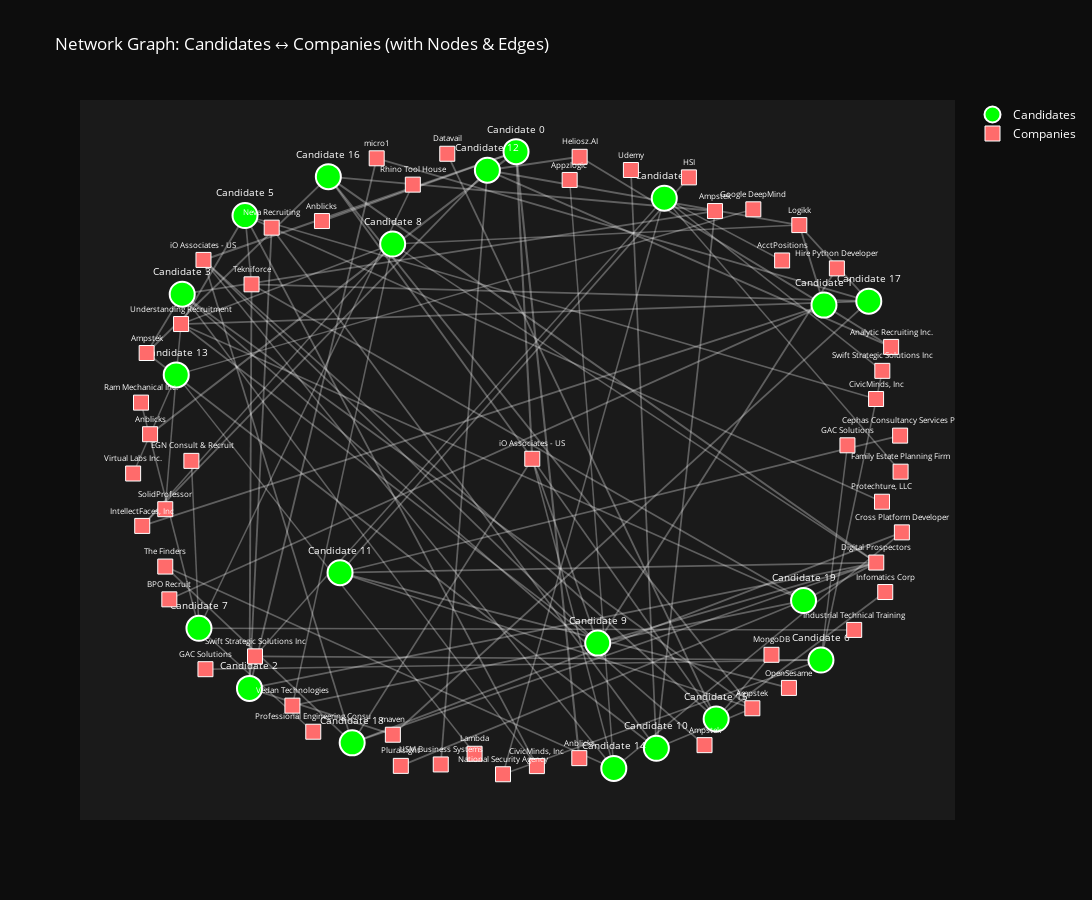

Notebook code cell kept with this figure:
### Markdown cell above
## 🎉 COMPLETE!

### ✅ What you have:

1. **Enriched companies** with job posting data (requirements, skills needed)
2. **Aligned text representations** (both use "skills language")
3. **Vectors in same space** ℝ³⁸⁴
4. **Cosine similarity matching**
5. **Vector space visualization**
6. **Exported results**

### 🚀 Next steps:

1. **Train LLM on patterns:** "Company in industry X historically needs skills Y"
2. **Predict for companies without postings:** Use learned patterns
3. **Add weights:** Let users tune dimension importance
4. **Build UI:** Interactive matching interface
5. **LLM explanations:** Why these matches make sense

### 💡 Key insight achieved:

**Postings bridge the gap!** They translate "what companies are" into "what companies need" - the same language candidates speak!

---

### Code cell
# ============================================================================
# NETWORK GRAPH WITH NODES & EDGES (usando networkx + plotly)
# ============================================================================

import networkx as nx
import plotly.graph_objects as go

print("🕸️  Creating NETWORK GRAPH with nodes and edges...\n")

# ----------------------------------------------------------------------------
# STEP 1: Create NetworkX graph
# ----------------------------------------------------------------------------

G = nx.Graph()

# Sample for visualization
n_cand_sample = min(20, len(candidates))  # 20 candidates
top_k_per_cand = 5  # Top 5 matches each

print(f"📊 Building network:")
print(f"   • {n_cand_sample} candidate nodes")
print(f"   • {top_k_per_cand} companies per candidate")

# Add candidate nodes
for i in range(n_cand_sample):
    G.add_node(
        f"C{i}",
        node_type='candidate',
        label=f"Candidate {i}"
    )

# Add company nodes and edges
companies_in_graph = set()

for i in range(n_cand_sample):
    matches = find_top_matches(i, top_k=top_k_per_cand)

    for comp_idx, score in matches:
        comp_id = f"J{comp_idx}"

        # Add company node if not exists
        if comp_id not in companies_in_graph:
            company_name = companies_full.iloc[comp_idx].get('name', 'N/A')[:30]
            G.add_node(
                comp_id,
                node_type='company',
                label=company_name
            )
            companies_in_graph.add(comp_id)

        # Add edge (connection!)
        G.add_edge(
            f"C{i}",
            comp_id,
            weight=float(score)
        )

print(f"\n✅ Network created!")
print(f"   • Nodes: {G.number_of_nodes()}")
print(f"   • Edges: {G.number_of_edges()}")

# ----------------------------------------------------------------------------
# STEP 2: Calculate layout (positions using spring layout)
# ----------------------------------------------------------------------------

print(f"\n🔄 Calculating network layout...")

# Use spring layout (force-directed)
pos = nx.spring_layout(
    G,
    k=2,  # Optimal distance between nodes
    iterations=50,
    seed=42
)

print(f"✅ Layout calculated!\n")

# ----------------------------------------------------------------------------
# STEP 3: Create Plotly visualization with nodes and edges
# ----------------------------------------------------------------------------

# Prepare edge traces
edge_trace = []

for edge in G.edges(data=True):
    x0, y0 = pos[edge[0]]
    x1, y1 = pos[edge[1]]
    weight = edge[2]['weight']

    edge_trace.append(
        go.Scatter(
            x=[x0, x1, None],
            y=[y0, y1, None],
            mode='lines',
            line=dict(
                width=weight * 3,  # Thicker = higher similarity
                color='rgba(255, 255, 255, 0.3)'
            ),
            hoverinfo='none',
            showlegend=False
        )
    )

# Prepare node traces (separate for candidates and companies)
candidate_nodes = [n for n, d in G.nodes(data=True) if d['node_type'] == 'candidate']
company_nodes = [n for n, d in G.nodes(data=True) if d['node_type'] == 'company']

# Candidate nodes
cand_x = [pos[node][0] for node in candidate_nodes]
cand_y = [pos[node][1] for node in candidate_nodes]
cand_labels = [G.nodes[node]['label'] for node in candidate_nodes]

candidate_trace = go.Scatter(
    x=cand_x,
    y=cand_y,
    mode='markers+text',
    name='Candidates',
    marker=dict(
        size=25,
        color='#00ff00',
        line=dict(width=2, color='white'),
        symbol='circle'
    ),
    text=cand_labels,
    textposition='top center',
    textfont=dict(size=10, color='white'),
    hovertemplate='<b>%{text}</b><extra></extra>'
)

# Company nodes
comp_x = [pos[node][0] for node in company_nodes]
comp_y = [pos[node][1] for node in company_nodes]
comp_labels = [G.nodes[node]['label'] for node in company_nodes]

company_trace = go.Scatter(
    x=comp_x,
    y=comp_y,
    mode='markers+text',
    name='Companies',
    marker=dict(
        size=15,
        color='#ff6b6b',
        line=dict(width=1, color='white'),
        symbol='square'
    ),
    text=comp_labels,
    textposition='top center',
    textfont=dict(size=8, color='white'),
    hovertemplate='<b>%{text}</b><extra></extra>'
)

# ----------------------------------------------------------------------------
# STEP 4: Create figure
# ----------------------------------------------------------------------------

fig = go.Figure(data=edge_trace + [candidate_trace, company_trace])

fig.update_layout(
    title='Network Graph: Candidates ↔ Companies (with Nodes & Edges)',
    showlegend=True,
    hovermode='closest',
    width=1400,
    height=900,
    plot_bgcolor='#1a1a1a',
    paper_bgcolor='#0d0d0d',
    font=dict(color='white'),
    xaxis=dict(showgrid=False, zeroline=False, showticklabels=False),
    yaxis=dict(showgrid=False, zeroline=False, showticklabels=False)
)

fig.show()

print("✅ NETWORK GRAPH WITH NODES CREATED!")
print("\n💡 Legend:")
print("   🟢 Green circles = Candidates")
print("   🔴 Red squares = Companies")
print("   ━━━ Lines = Matching connections")
print("   Thicker lines = Stronger match\n")

### Figure 1 — Plotly figure (JSON) as saved in the notebook; plotly's stock layout.template omitted (floating-point values rounded to 4 significant figures)
{"data": [{"hoverinfo": "none", "line": {"color": "rgba(255, 255, 255, 0.3)", "width": 2.108}, "mode": "lines", "showlegend": false, "type": "scatter", "x": [-0.008228, -0.9561, null], "y": [0.9966, 0.09304, null]}, {"hoverinfo": "none", "line": {"color": "rgba(255, 255, 255, 0.3)", "width": 2.108}, "mode": "lines", "showlegend": false, "type": "scatter", "x": [-0.008228, -0.8178, null], "y": [0.9966, 0.6504, null]}, {"hoverinfo": "none", "line": {"color": "rgba(255, 255, 255, 0.3)", "width": 2.108}, "mode": "lines", "showlegend": false, "type": "scatter", "x": [-0.008228, -0.5109, null], "y": [0.9966, 0.7747, null]}, {"hoverinfo": "none", "line": {"color": "rgba(255, 255, 255, 0.3)", "width": 2.106}, "mode": "lines", "showlegend": false, "type": "scatter", "x": [-0.008228, 0.03386, null], "y": [0.9966, 0.01458, null]}, {"hoverinfo": "none", "line": {"color": "rgba(255, 255, 255, 0.3)", "width": 2.103}, "mode": "lines", "showlegend": false, "type": "scatter", "x": [-0.008228, 0.1557, null], "y": [0.9966, -0.9426, null]}, {"hoverinfo": "none", "line": {"color": "rgba(255, 255, 255, 0.3)", "width": 1.861}, "mode": "lines", "showlegend": false, "type": "scatter", "x": [0.7894, 0.9633, null], "y": [0.5059, 0.3722, null]}, {"hoverinfo": "none", "line": {"color": "rgba(255, 255, 255, 0.3)", "width": 1.861}, "mode": "lines", "showlegend": false, "type": "scatter", "x": [0.7894, 0.7255, null], "y": [0.5059, 0.7617, null]}, {"hoverinfo": "none", "line": {"color": "rgba(255, 255, 255, 0.3)", "width": 1.768}, "mode": "lines", "showlegend": false, "type": "scatter", "x": [0.7894, 0.1566, null], "y": [0.5059, 0.9801, null]}, {"hoverinfo": "none", "line": {"color": "rgba(255, 255, 255, 0.3)", "width": 1.73}, "mode": "lines", "showlegend": false, "type": "scatter", "x": [0.7894, -0.9062, null], "y": [0.5059, -0.4348, null]}, {"hoverinfo": "none", "line": {"color": "rgba(255, 255, 255, 0.3)", "width": 1.727}, "mode": "lines", "showlegend": false, "type": "scatter", "x": [0.7894, -0.9764, null], "y": [0.5059, -0.2001, null]}, {"hoverinfo": "none", "line": {"color": "rgba(255, 255, 255, 0.3)", "width": 1.856}, "mode": "lines", "showlegend": false, "type": "scatter", "x": [-0.6987, -0.3273, null], "y": [-0.7197, -0.8677, null]}, {"hoverinfo": "none", "line": {"color": "rgba(255, 255, 255, 0.3)", "width": 1.852}, "mode": "lines", "showlegend": false, "type": "scatter", "x": [-0.6987, 0.9249, null], "y": [-0.7197, -0.3172, null]}, {"hoverinfo": "none", "line": {"color": "rgba(255, 255, 255, 0.3)", "width": 1.838}, "mode": "lines", "showlegend": false, "type": "scatter", "x": [-0.6987, -0.6933, null], "y": [-0.7197, 0.5723, null]}, {"hoverinfo": "none", "line": {"color": "rgba(255, 255, 255, 0.3)", "width": 1.825}, "mode": "lines", "showlegend": false, "type": "scatter", "x": [-0.6987, -0.6411, null], "y": [-0.7197, 0.7536, null]}, {"hoverinfo": "none", "line": {"color": "rgba(255, 255, 255, 0.3)", "width": 1.801}, "mode": "lines", "showlegend": false, "type": "scatter", "x": [-0.6987, -0.3691, null], "y": [-0.7197, 0.9753, null]}, {"hoverinfo": "none", "line": {"color": "rgba(255, 255, 255, 0.3)", "width": 1.766}, "mode": "lines", "showlegend": false, "type": "scatter", "x": [-0.8728, 0.6039, null], "y": [0.5408, -0.7831, null]}, {"hoverinfo": "none", "line": {"color": "rgba(255, 255, 255, 0.3)", "width": 1.766}, "mode": "lines", "showlegend": false, "type": "scatter", "x": [-0.8728, -0.9649, null], "y": [0.5408, 0.3527, null]}, {"hoverinfo": "none", "line": {"color": "rgba(255, 255, 255, 0.3)", "width": 1.766}, "mode": "lines", "showlegend": false, "type": "scatter", "x": [-0.8728, 0.5071, null], "y": [0.5408, 0.8067, null]}, {"hoverinfo": "none", "line": {"color": "rgba(255, 255, 255, 0.3)", "width": 1.766}, "mode": "lines", "showlegend": false, "type": "scatter", "x": [-0.8728, 0.48, null], "y": [0.5408, -0.901, null]}, {"hoverinfo": "none", "line": {"color": "rgba(255, 255, 255, 0.3)", "width": 1.603}, "mode": "lines", "showlegend": false, "type": "scatter", "x": [-0.8728, 0.04583, null], "y": [0.5408, -0.9681, null]}, {"hoverinfo": "none", "line": {"color": "rgba(255, 255, 255, 0.3)", "width": 1.546}, "mode": "lines", "showlegend": false, "type": "scatter", "x": [0.3757, 0.9405, null], "y": [0.8478, 0.2957, null]}, {"hoverinfo": "none", "line": {"color": "rgba(255, 255, 255, 0.3)", "width": 1.545}, "mode": "lines", "showlegend": false, "type": "scatter", "x": [0.3757, -0.04198, null], "y": [0.8478, -0.9941, null]}, {"hoverinfo": "none", "line": {"color": "rgba(255, 255, 255, 0.3)", "width": 1.541}, "mode": "lines", "showlegend": false, "type": "scatter", "x": [0.3757, -0.6843, null], "y": [0.8478, -0.6171, null]}, {"hoverinfo": "none", "line": {"color": "rgba(255, 255, 255, 0.3)", "width": 1.517}, "mode": "lines", "showlegend": false, "type": "scatter", "x": [0.3757, 0.681, null], "y": [0.8478, 0.6486, null]}, {"hoverinfo": "none", "line": {"color": "rgba(255, 255, 255, 0.3)", "width": 1.484}, "mode": "lines", "showlegend": false, "type": "scatter", "x": [0.3757, 0.9878, null], "y": [0.8478, -0.02665, null]}, {"hoverinfo": "none", "line": {"color": "rgba(255, 255, 255, 0.3)", "width": 1.871}, "mode": "lines", "showlegend": false, "type": "scatter", "x": [-0.7102, -0.8759, null], "y": [0.7924, 0.4454, null]}, {"hoverinfo": "none", "line": {"color": "rgba(255, 255, 255, 0.3)", "width": 1.771}, "mode": "lines", "showlegend": false, "type": "scatter", "x": [-0.7102, 0.04583, null], "y": [0.7924, -0.9681, null]}, {"hoverinfo": "none", "line": {"color": "rgba(255, 255, 255, 0.3)", "width": 1.768}, "mode": "lines", "showlegend": false, "type": "scatter", "x": [-0.7102, 0.9243, null], "y": [0.7924, 0.2057, null]}, {"hoverinfo": "none", "line": {"color": "rgba(255, 255, 255, 0.3)", "width": 1.762}, "mode": "lines", "showlegend": false, "type": "scatter", "x": [-0.7102, 0.9397, null], "y": [0.7924, -0.1227, null]}, {"hoverinfo": "none", "line": {"color": "rgba(255, 255, 255, 0.3)", "width": 1.701}, "mode": "lines", "showlegend": false, "type": "scatter", "x": [-0.7102, -0.6933, null], "y": [0.7924, 0.5723, null]}, {"hoverinfo": "none", "line": {"color": "rgba(255, 255, 255, 0.3)", "width": 1.585}, "mode": "lines", "showlegend": false, "type": "scatter", "x": [0.7816, 0.9405, null], "y": [-0.6288, 0.2957, null]}, {"hoverinfo": "none", "line": {"color": "rgba(255, 255, 255, 0.3)", "width": 1.584}, "mode": "lines", "showlegend": false, "type": "scatter", "x": [0.7816, -0.6843, null], "y": [-0.6288, -0.6171, null]}, {"hoverinfo": "none", "line": {"color": "rgba(255, 255, 255, 0.3)", "width": 1.511}, "mode": "lines", "showlegend": false, "type": "scatter", "x": [0.7816, -0.04198, null], "y": [-0.6288, -0.9941, null]}, {"hoverinfo": "none", "line": {"color": "rgba(255, 255, 255, 0.3)", "width": 1.502}, "mode": "lines", "showlegend": false, "type": "scatter", "x": [0.7816, 0.8502, null], "y": [-0.6288, 0.05768, null]}, {"hoverinfo": "none", "line": {"color": "rgba(255, 255, 255, 0.3)", "width": 1.502}, "mode": "lines", "showlegend": false, "type": "scatter", "x": [0.7816, -0.8127, null], "y": [-0.6288, -0.6582, null]}, {"hoverinfo": "none", "line": {"color": "rgba(255, 255, 255, 0.3)", "width": 1.623}, "mode": "lines", "showlegend": false, "type": "scatter", "x": [-0.8294, -0.9796, null], "y": [-0.5274, 0.1941, null]}, {"hoverinfo": "none", "line": {"color": "rgba(255, 255, 255, 0.3)", "width": 1.54}, "mode": "lines", "showlegend": false, "type": "scatter", "x": [-0.8294, -0.8491, null], "y": [-0.5274, 0.007937, null]}, {"hoverinfo": "none", "line": {"color": "rgba(255, 255, 255, 0.3)", "width": 1.534}, "mode": "lines", "showlegend": false, "type": "scatter", "x": [-0.8294, 0.8677, null], "y": [-0.5274, -0.5327, null]}, {"hoverinfo": "none", "line": {"color": "rgba(255, 255, 255, 0.3)", "width": 1.533}, "mode": "lines", "showlegend": false, "type": "scatter", "x": [-0.8294, -0.2755, null], "y": [-0.5274, 0.8911, null]}, {"hoverinfo": "none", "line": {"color": "rgba(255, 255, 255, 0.3)", "width": 1.53}, "mode": "lines", "showlegend": false, "type": "scatter", "x": [-0.8294, -0.5334, null], "y": [-0.5274, -0.8581, null]}, {"hoverinfo": "none", "line": {"color": "rgba(255, 255, 255, 0.3)", "width": 1.569}, "mode": "lines", "showlegend": false, "type": "scatter", "x": [-0.3278, -0.5874, null], "y": [0.7011, -0.7747, null]}, {"hoverinfo": "none", "line": {"color": "rgba(255, 255, 255, 0.3)", "width": 1.563}, "mode": "lines", "showlegend": false, "type": "scatter", "x": [-0.3278, 0.9249, null], "y": [0.7011, -0.3172, null]}, {"hoverinfo": "none", "line": {"color": "rgba(255, 255, 255, 0.3)", "width": 1.552}, "mode": "lines", "showlegend": false, "type": "scatter", "x": [-0.3278, 0.7255, null], "y": [0.7011, 0.7617, null]}, {"hoverinfo": "none", "line": {"color": "rgba(255, 255, 255, 0.3)", "width": 1.549}, "mode": "lines", "showlegend": false, "type": "scatter", "x": [-0.3278, -0.8759, null], "y": [0.7011, 0.4454, null]}, {"hoverinfo": "none", "line": {"color": "rgba(255, 255, 255, 0.3)", "width": 1.541}, "mode": "lines", "showlegend": false, "type": "scatter", "x": [-0.3278, -0.9764, null], "y": [0.7011, -0.2001, null]}, {"hoverinfo": "none", "line": {"color": "rgba(255, 255, 255, 0.3)", "width": 1.823}, "mode": "lines", "showlegend": false, "type": "scatter", "x": [0.2033, 0.8228, null], "y": [-0.5748, 0.6234, null]}, {"hoverinfo": "none", "line": {"color": "rgba(255, 255, 255, 0.3)", "width": 1.756}, "mode": "lines", "showlegend": false, "type": "scatter", "x": [0.2033, 0.9249, null], "y": [-0.5748, -0.3172, null]}, {"hoverinfo": "none", "line": {"color": "rgba(255, 255, 255, 0.3)", "width": 1.709}, "mode": "lines", "showlegend": false, "type": "scatter", "x": [0.2033, 0.03386, null], "y": [-0.5748, 0.01458, null]}, {"hoverinfo": "none", "line": {"color": "rgba(255, 255, 255, 0.3)", "width": 1.707}, "mode": "lines", "showlegend": false, "type": "scatter", "x": [0.2033, -0.8178, null], "y": [-0.5748, 0.6504, null]}, {"hoverinfo": "none", "line": {"color": "rgba(255, 255, 255, 0.3)", "width": 1.697}, "mode": "lines", "showlegend": false, "type": "scatter", "x": [0.2033, -0.8759, null], "y": [-0.5748, 0.4454, null]}, {"hoverinfo": "none", "line": {"color": "rgba(255, 255, 255, 0.3)", "width": 1.758}, "mode": "lines", "showlegend": false, "type": "scatter", "x": [0.3553, -0.6411, null], "y": [-0.9111, 0.7536, null]}, {"hoverinfo": "none", "line": {"color": "rgba(255, 255, 255, 0.3)", "width": 1.758}, "mode": "lines", "showlegend": false, "type": "scatter", "x": [0.3553, 0.2893, null], "y": [-0.9111, 0.9379, null]}, {"hoverinfo": "none", "line": {"color": "rgba(255, 255, 255, 0.3)", "width": 1.731}, "mode": "lines", "showlegend": false, "type": "scatter", "x": [0.3553, 0.6039, null], "y": [-0.9111, -0.7831, null]}, {"hoverinfo": "none", "line": {"color": "rgba(255, 255, 255, 0.3)", "width": 1.731}, "mode": "lines", "showlegend": false, "type": "scatter", "x": [0.3553, -0.9649, null], "y": [-0.9111, 0.3527, null]}, {"hoverinfo": "none", "line": {"color": "rgba(255, 255, 255, 0.3)", "width": 1.731}, "mode": "lines", "showlegend": false, "type": "scatter", "x": [0.3553, 0.5071, null], "y": [-0.9111, 0.8067, null]}, {"hoverinfo": "none", "line": {"color": "rgba(255, 255, 255, 0.3)", "width": 1.78}, "mode": "lines", "showlegend": false, "type": "scatter", "x": [-0.464, 0.9249, null], "y": [-0.3497, -0.3172, null]}, {"hoverinfo": "none", "line": {"color": "rgba(255, 255, 255, 0.3)", "width": 1.745}, "mode": "lines", "showlegend": false, "type": "scatter", "x": [-0.464, 0.6986, null], "y": [-0.3497, -0.7181, null]}, {"hoverinfo": "none", "line": {"color": "rgba(255, 255, 255, 0.3)", "width": 1.693}, "mode": "lines", "showlegend": false, "type": "scatter", "x": [-0.464, 0.9866, null], "y": [-0.3497, 0.08864, null]}, {"hoverinfo": "none", "line": {"color": "rgba(255, 255, 255, 0.3)", "width": 1.676}, "mode": "lines", "showlegend": false, "type": "scatter", "x": [-0.464, 0.4396, null], "y": [-0.3497, 0.9143, null]}, {"hoverinfo": "none", "line": {"color": "rgba(255, 255, 255, 0.3)", "width": 1.66}, "mode": "lines", "showlegend": false, "type": "scatter", "x": [-0.464, 0.6039, null], "y": [-0.3497, -0.7831, null]}, {"hoverinfo": "none", "line": {"color": "rgba(255, 255, 255, 0.3)", "width": 1.888}, "mode": "lines", "showlegend": false, "type": "scatter", "x": [-0.08241, 0.7255, null], "y": [0.9373, 0.7617, null]}, {"hoverinfo": "none", "line": {"color": "rgba(255, 255, 255, 0.3)", "width": 1.87}, "mode": "lines", "showlegend": false, "type": "scatter", "x": [-0.08241, 0.1566, null], "y": [0.9373, 0.9801, null]}, {"hoverinfo": "none", "line": {"color": "rgba(255, 255, 255, 0.3)", "width": 1.868}, "mode": "lines", "showlegend": false, "type": "scatter", "x": [-0.08241, 0.9633, null], "y": [0.9373, 0.3722, null]}, {"hoverinfo": "none", "line": {"color": "rgba(255, 255, 255, 0.3)", "width": 1.775}, "mode": "lines", "showlegend": false, "type": "scatter", "x": [-0.08241, -0.9764, null], "y": [0.9373, -0.2001, null]}, {"hoverinfo": "none", "line": {"color": "rgba(255, 255, 255, 0.3)", "width": 1.762}, "mode": "lines", "showlegend": false, "type": "scatter", "x": [-0.08241, -0.2031, null], "y": [0.9373, -0.9627, null]}, {"hoverinfo": "none", "line": {"color": "rgba(255, 255, 255, 0.3)", "width": 1.533}, "mode": "lines", "showlegend": false, "type": "scatter", "x": [-0.8883, -0.9168, null], "y": [0.2828, -0.1466, null]}, {"hoverinfo": "none", "line": {"color": "rgba(255, 255, 255, 0.3)", "width": 1.528}, "mode": "lines", "showlegend": false, "type": "scatter", "x": [-0.8883, -0.8759, null], "y": [0.2828, 0.4454, null]}, {"hoverinfo": "none", "line": {"color": "rgba(255, 255, 255, 0.3)", "width": 1.522}, "mode": "lines", "showlegend": false, "type": "scatter", "x": [-0.8883, 0.6064, null], "y": [0.2828, 0.8122, null]}, {"hoverinfo": "none", "line": {"color": "rgba(255, 255, 255, 0.3)", "width": 1.472}, "mode": "lines", "showlegend": false, "type": "scatter", "x": [-0.8883, -1, null], "y": [0.2828, -0.03253, null]}, {"hoverinfo": "none", "line": {"color": "rgba(255, 255, 255, 0.3)", "width": 1.468}, "mode": "lines", "showlegend": false, "type": "scatter", "x": [-0.8883, -0.1156, null], "y": [0.2828, -0.9285, null]}, {"hoverinfo": "none", "line": {"color": "rgba(255, 255, 255, 0.3)", "width": 1.635}, "mode": "lines", "showlegend": false, "type": "scatter", "x": [0.245, -0.9168, null], "y": [-0.9753, -0.3301, null]}, {"hoverinfo": "none", "line": {"color": "rgba(255, 255, 255, 0.3)", "width": 1.591}, "mode": "lines", "showlegend": false, "type": "scatter", "x": [0.245, -0.8178, null], "y": [-0.9753, 0.6504, null]}, {"hoverinfo": "none", "line": {"color": "rgba(255, 255, 255, 0.3)", "width": 1.588}, "mode": "lines", "showlegend": false, "type": "scatter", "x": [0.245, 0.03386, null], "y": [-0.9753, 0.01458, null]}, {"hoverinfo": "none", "line": {"color": "rgba(255, 255, 255, 0.3)", "width": 1.578}, "mode": "lines", "showlegend": false, "type": "scatter", "x": [0.245, 0.9912, null], "y": [-0.9753, -0.2207, null]}, {"hoverinfo": "none", "line": {"color": "rgba(255, 255, 255, 0.3)", "width": 1.524}, "mode": "lines", "showlegend": false, "type": "scatter", "x": [0.245, 0.1307, null], "y": [-0.9753, 0.9061, null]}, {"hoverinfo": "none", "line": {"color": "rgba(255, 255, 255, 0.3)", "width": 1.786}, "mode": "lines", "showlegend": false, "type": "scatter", "x": [0.5101, -0.1863, null], "y": [-0.8174, 0.9898, null]}, {"hoverinfo": "none", "line": {"color": "rgba(255, 255, 255, 0.3)", "width": 1.697}, "mode": "lines", "showlegend": false, "type": "scatter", "x": [0.5101, 0.9481, null], "y": [-0.8174, -0.4114, null]}, {"hoverinfo": "none", "line": {"color": "rgba(255, 255, 255, 0.3)", "width": 1.695}, "mode": "lines", "showlegend": false, "type": "scatter", "x": [0.5101, -0.8178, null], "y": [-0.8174, 0.6504, null]}, {"hoverinfo": "none", "line": {"color": "rgba(255, 255, 255, 0.3)", "width": 1.692}, "mode": "lines", "showlegend": false, "type": "scatter", "x": [0.5101, 0.03386, null], "y": [-0.8174, 0.01458, null]}, {"hoverinfo": "none", "line": {"color": "rgba(255, 255, 255, 0.3)", "width": 1.684}, "mode": "lines", "showlegend": false, "type": "scatter", "x": [0.5101, 0.6535, null], "y": [-0.8174, -0.6121, null]}, {"hoverinfo": "none", "line": {"color": "rgba(255, 255, 255, 0.3)", "width": 1.961}, "mode": "lines", "showlegend": false, "type": "scatter", "x": [-0.4943, 0.9249, null], "y": [0.9166, -0.3172, null]}, {"hoverinfo": "none", "line": {"color": "rgba(255, 255, 255, 0.3)", "width": 1.888}, "mode": "lines", "showlegend": false, "type": "scatter", "x": [-0.4943, 0.03386, null], "y": [0.9166, 0.01458, null]}, {"hoverinfo": "none", "line": {"color": "rgba(255, 255, 255, 0.3)", "width": 1.883}, "mode": "lines", "showlegend": false, "type": "scatter", "x": [-0.4943, 0.6039, null], "y": [0.9166, -0.7831, null]}, {"hoverinfo": "none", "line": {"color": "rgba(255, 255, 255, 0.3)", "width": 1.883}, "mode": "lines", "showlegend": false, "type": "scatter", "x": [-0.4943, -0.9649, null], "y": [0.9166, 0.3527, null]}, {"hoverinfo": "none", "line": {"color": "rgba(255, 255, 255, 0.3)", "width": 1.883}, "mode": "lines", "showlegend": false, "type": "scatter", "x": [-0.4943, 0.5071, null], "y": [0.9166, 0.8067, null]}, {"hoverinfo": "none", "line": {"color": "rgba(255, 255, 255, 0.3)", "width": 1.781}, "mode": "lines", "showlegend": false, "type": "scatter", "x": [0.9055, -0.3273, null], "y": [0.5185, -0.8677, null]}, {"hoverinfo": "none", "line": {"color": "rgba(255, 255, 255, 0.3)", "width": 1.718}, "mode": "lines", "showlegend": false, "type": "scatter", "x": [0.9055, 0.7255, null], "y": [0.5185, 0.7617, null]}, {"hoverinfo": "none", "line": {"color": "rgba(255, 255, 255, 0.3)", "width": 1.708}, "mode": "lines", "showlegend": false, "type": "scatter", "x": [0.9055, -0.8759, null], "y": [0.5185, 0.4454, null]}, {"hoverinfo": "none", "line": {"color": "rgba(255, 255, 255, 0.3)", "width": 1.708}, "mode": "lines", "showlegend": false, "type": "scatter", "x": [0.9055, -0.3691, null], "y": [0.5185, 0.9753, null]}, {"hoverinfo": "none", "line": {"color": "rgba(255, 255, 255, 0.3)", "width": 1.701}, "mode": "lines", "showlegend": false, "type": "scatter", "x": [0.9055, -0.6933, null], "y": [0.5185, 0.5723, null]}, {"hoverinfo": "none", "line": {"color": "rgba(255, 255, 255, 0.3)", "width": 1.76}, "mode": "lines", "showlegend": false, "type": "scatter", "x": [-0.4326, -0.9168, null], "y": [-0.8937, -0.3301, null]}, {"hoverinfo": "none", "line": {"color": "rgba(255, 255, 255, 0.3)", "width": 1.734}, "mode": "lines", "showlegend": false, "type": "scatter", "x": [-0.4326, -0.8178, null], "y": [-0.8937, 0.6504, null]}, {"hoverinfo": "none", "line": {"color": "rgba(255, 255, 255, 0.3)", "width": 1.731}, "mode": "lines", "showlegend": false, "type": "scatter", "x": [-0.4326, 0.03386, null], "y": [-0.8937, 0.01458, null]}, {"hoverinfo": "none", "line": {"color": "rgba(255, 255, 255, 0.3)", "width": 1.685}, "mode": "lines", "showlegend": false, "type": "scatter", "x": [-0.4326, 0.9912, null], "y": [-0.8937, -0.2207, null]}, {"hoverinfo": "none", "line": {"color": "rgba(255, 255, 255, 0.3)", "width": 1.648}, "mode": "lines", "showlegend": false, "type": "scatter", "x": [-0.4326, 0.9249, null], "y": [-0.8937, -0.3172, null]}, {"hoverinfo": "none", "line": {"color": "rgba(255, 255, 255, 0.3)", "width": 1.878}, "mode": "lines", "showlegend": false, "type": "scatter", "x": [0.7365, 0.9249, null], "y": [-0.4387, -0.3172, null]}, {"hoverinfo": "none", "line": {"color": "rgba(255, 255, 255, 0.3)", "width": 1.788}, "mode": "lines", "showlegend": false, "type": "scatter", "x": [0.7365, -0.6933, null], "y": [-0.4387, 0.5723, null]}, {"hoverinfo": "none", "line": {"color": "rgba(255, 255, 255, 0.3)", "width": 1.733}, "mode": "lines", "showlegend": false, "type": "scatter", "x": [0.7365, -0.5874, null], "y": [-0.4387, -0.7747, null]}, {"hoverinfo": "none", "line": {"color": "rgba(255, 255, 255, 0.3)", "width": 1.723}, "mode": "lines", "showlegend": false, "type": "scatter", "x": [0.7365, -0.8759, null], "y": [-0.4387, 0.4454, null]}, {"hoverinfo": "none", "line": {"color": "rgba(255, 255, 255, 0.3)", "width": 1.717}, "mode": "lines", "showlegend": false, "type": "scatter", "x": [0.7365, -0.3066, null], "y": [-0.4387, -0.9673, null]}, {"hovertemplate": "<b>%{text}</b><extra></extra>", "marker": {"color": "#00ff00", "line": {"color": "white", "width": 2}, "size": 25, "symbol": "circle"}, "mode": "markers+text", "name": "Candidates", "text": ["Candidate 0", "Candidate 1", "Candidate 2", "Candidate 3", "Candidate 4", "Candidate 5", "Candidate 6", "Candidate 7", "Candidate 8", "Candidate 9", "Candidate 10", "Candidate 11", "Candidate 12", "Candidate 13", "Candidate 14", "Candidate 15", "Candidate 16", "Candidate 17", "Candidate 18", "Candidate 19"], "textfont": {"color": "white", "size": 10}, "textposition": "top center", "type": "scatter", "x": [-0.008228, 0.7894, -0.6987, -0.8728, 0.3757, -0.7102, 0.7816, -0.8294, -0.3278, 0.2033, 0.3553, -0.464, -0.08241, -0.8883, 0.245, 0.5101, -0.4943, 0.9055, -0.4326, 0.7365], "y": [0.9966, 0.5059, -0.7197, 0.5408, 0.8478, 0.7924, -0.6288, -0.5274, 0.7011, -0.5748, -0.9111, -0.3497, 0.9373, 0.2828, -0.9753, -0.8174, 0.9166, 0.5185, -0.8937, -0.4387]}, {"hovertemplate": "<b>%{text}</b><extra></extra>", "marker": {"color": "#ff6b6b", "line": {"color": "white", "width": 1}, "size": 15, "symbol": "square"}, "mode": "markers+text", "name": "Companies", "text": ["Anblicks", "iO Associates - US", "Anblicks", "iO Associates - US", "Anblicks", "Analytic Recruiting Inc.", "Logikk", "Heliosz.AI", "BPO Recruit", "IntellectFaces, Inc", "maven", "Digital Prospectors", "Tekniforce", "Neva Recruiting", "micro1", "Ampstek", "Ampstek", "Ampstek", "Ampstek", "CivicMinds, Inc", "Swift Strategic Solutions Inc", "National Security Agency", "Swift Strategic Solutions Inc", "AcctPositions", "Family Estate Planning Firm", "Understanding Recruitment", "CivicMinds, Inc", "Protechture, LLC", "GAC Solutions", "GAC Solutions", "Ram Mechanical Inc.", " EGN Consult & Recruit", "Industrial Technical Training", "Rhino Tool House", "Professional Engineering Consu", "Vedan Technologies", "Hire Python Developer", "Udemy", "OpenSesame", "Cephas Consultancy Services Pr", "HSI", "USM Business Systems", "SolidProfessor", "Google DeepMind", "Virtual Labs Inc.", "Lambda", "The Finders", "Cross Platform Developer", "Appzlogic ", "Datavail", "Infomatics Corp", "MongoDB", "Pluralsight"], "textfont": {"color": "white", "size": 8}, "textposition": "top center", "type": "scatter", "x": [-0.9561, -0.8178, -0.5109, 0.03386, 0.1557, 0.9633, 0.7255, 0.1566, -0.9062, -0.9764, -0.3273, 0.9249, -0.6933, -0.6411, -0.3691, 0.6039, -0.9649, 0.5071, 0.48, 0.04583, 0.9405, -0.04198, -0.6843, 0.681, 0.9878, -0.8759, 0.9243, 0.9397, 0.8502, -0.8127, -0.9796, -0.8491, 0.8677, -0.2755, -0.5334, -0.5874, 0.8228, 0.2893, 0.6986, 0.9866, 0.4396, -0.2031, -0.9168, 0.6064, -1, -0.1156, -0.9168, 0.9912, 0.1307, -0.1863, 0.9481, 0.6535, -0.3066], "y": [0.09304, 0.6504, 0.7747, 0.01458, -0.9426, 0.3722, 0.7617, 0.9801, -0.4348, -0.2001, -0.8677, -0.3172, 0.5723, 0.7536, 0.9753, -0.7831, 0.3527, 0.8067, -0.901, -0.9681, 0.2957, -0.9941, -0.6171, 0.6486, -0.02665, 0.4454, 0.2057, -0.1227, 0.05768, -0.6582, 0.1941, 0.007937, -0.5327, 0.8911, -0.8581, -0.7747, 0.6234, 0.9379, -0.7181, 0.08864, 0.9143, -0.9627, -0.1466, 0.8122, -0.03253, -0.9285, -0.3301, -0.2207, 0.9061, 0.9898, -0.4114, -0.6121, -0.9673]}], "layout": {"font": {"color": "white"}, "height": 900, "hovermode": "closest", "paper_bgcolor": "#0d0d0d", "plot_bgcolor": "#1a1a1a", "showlegend": true, "title": {"text": "Network Graph: Candidates ↔ Companies (with Nodes & Edges)"}, "width": 1400, "xaxis": {"showgrid": false, "showticklabels": false, "zeroline": false}, "yaxis": {"showgrid": false, "showticklabels": false, "zeroline": false}}}
